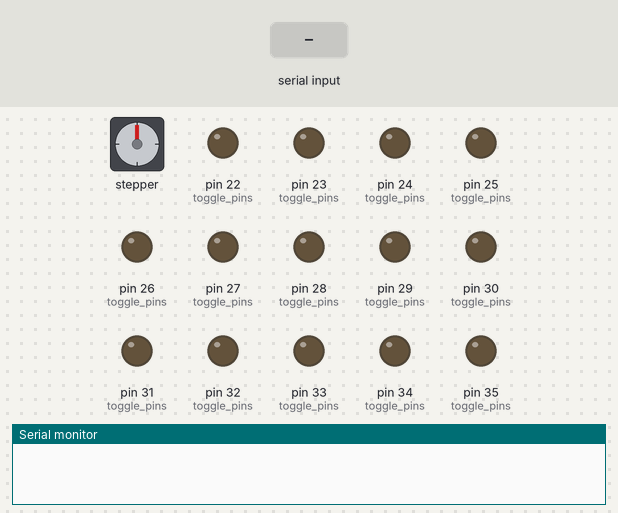
This sketch was run on a simulated Arduino Mega 2560, built with avr-gcc and run on an emulated ATmega2560. On the bench: stepper motor, output pins drawn as LEDs (lit = HIGH), the last lines printed to the serial monitor. Wiring (inferred from the names in the program): stepper motor driver (200 steps per turn assumed): step pin 41; direction pin 39. The inputs (shaded band) are chosen by the test bench. Pins used as bus, display or sensor lines are not drawn.

Above: at 1.2 s.
1.3 s: "motor 1\n" received over Serial
At 2.2 s:
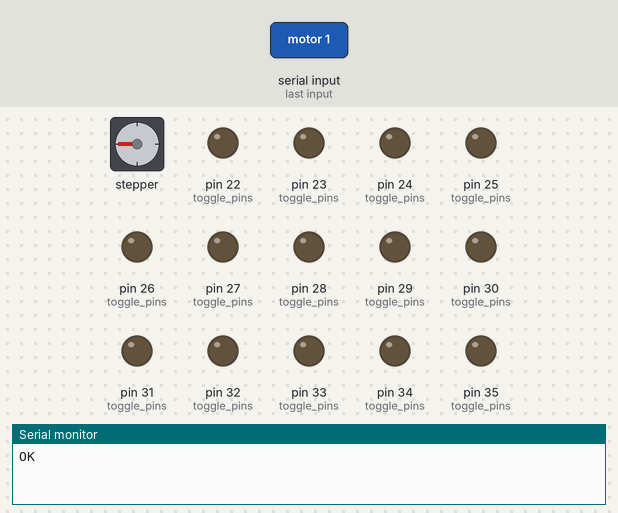
2.8 s: "led 1\n" received over Serial
At 3.9 s:
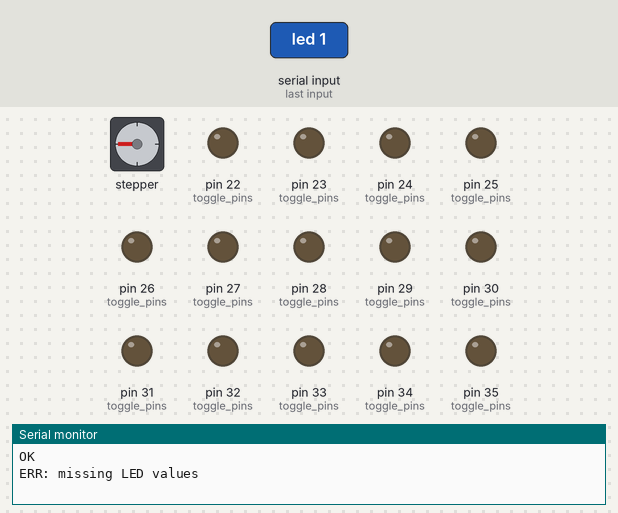
4.4 s: "motor 150\n" received over Serial
At 5.4 s:
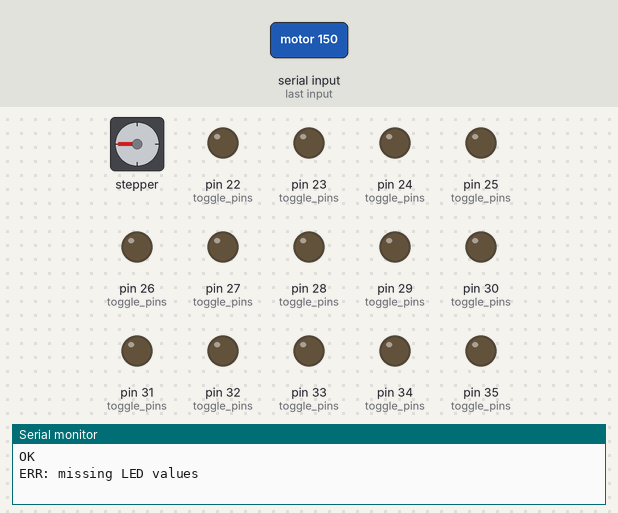
10.4 s: "motor\n" received over Serial
19.4 s: "led 150\n" received over Serial
At 20.0 s:
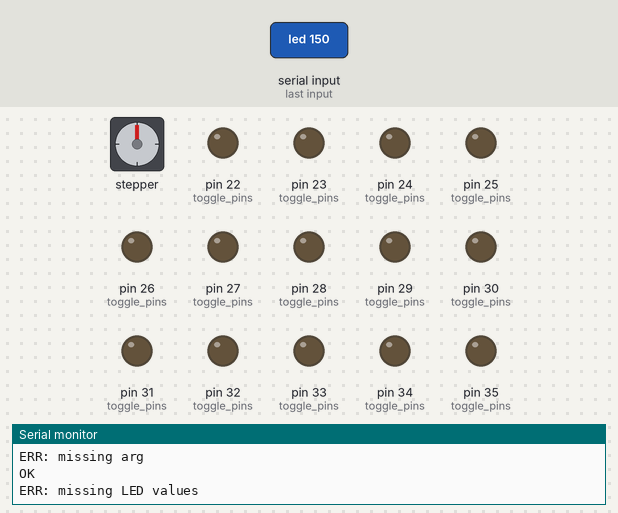
21.0 s: "motor 150\n" received over Serial
At 29.0 s:
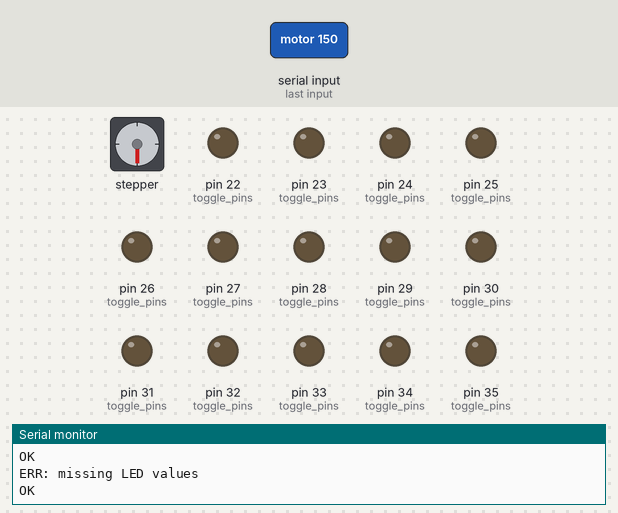
Timing chart, 0 to 30.0 s (numbered marks = the images above; inputs shaded):
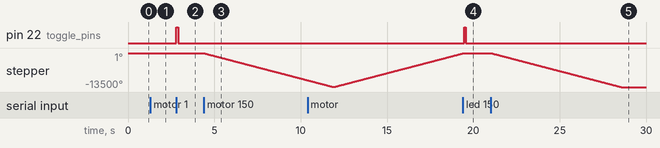

The sketch:

automotive_system_mastication.ino
```cpp
/*
        LED ARRANGEMENT
       -----------------
      |       (1)       |
       -----------------
   ___                     ___
  |   |                   |   |
  |   |                   |   |
  |(2)|        (5)        |(4)|
  |   |                   |   |
  |___|                   |___|
      ------------------
      |       (3)       |
      ------------------
*/

// Define pins for led region 1
#define ON_OFF_LED_1 22
#define DOWN_LED_1 23
#define MODE_LED_1 24
#define UP_LED_1 25

// Define pins for led region 2
#define ON_OFF_LED_2 26
#define DOWN_LED_2 27
#define MODE_LED_2 28
#define UP_LED_2 29

// Define pins for led region 3
#define ON_OFF_LED_3 30
#define DOWN_LED_3 31
#define MODE_LED_3 32
#define UP_LED_3 33

// Define pins for led region 4
#define ON_OFF_LED_4 34
#define DOWN_LED_4 35
#define MODE_LED_4 36
#define UP_LED_4 37

// Define pins for led region 5
#define ON_OFF_LED_5 38

// Stepper motor
#define PUL_PIN 41
#define DIR_PIN 39
#define PUL_PER_MM 50

int toggle_pins[5][4] = {
  {ON_OFF_LED_1, DOWN_LED_1, MODE_LED_1, UP_LED_1},
  {ON_OFF_LED_2, DOWN_LED_2, MODE_LED_2, UP_LED_2},
  {ON_OFF_LED_3, DOWN_LED_3, MODE_LED_3, UP_LED_3},
  {ON_OFF_LED_4, DOWN_LED_4, MODE_LED_4, UP_LED_4},
  {ON_OFF_LED_5, -1, -1, -1}
};

static int current_mm = 0;
static char buffer[128];

void toggle_btn(int pin_num) {
  digitalWrite(pin_num, HIGH);
  delay(100);
  digitalWrite(pin_num, LOW);
}

void move_motor_to_position(int target_mm) {
  if ((target_mm > 255) || (target_mm < -5)) {
    Serial.println("ERR: target out of range");
    return;
  }

  int delta = target_mm - current_mm;

  if (delta < 0)
    digitalWrite(DIR_PIN, HIGH);
  else if (delta > 0)
    digitalWrite(DIR_PIN, LOW);
  else {
    Serial.println("OK");  // Không cần di chuyển
    return;
  }

  for (int i = 0; i < abs(delta) * PUL_PER_MM; i++) {
    digitalWrite(PUL_PIN, HIGH);
    delayMicroseconds(500);
    digitalWrite(PUL_PIN, LOW);
    delayMicroseconds(500);
  }

  current_mm = target_mm;
  Serial.println("OK");
}

void setup() {
  Serial.begin(115200);

  // setup for LED region
  for (int r = 0; r < 5; r++) {
    for (int c = 0; c < 4; c++) {
      int pin = toggle_pins[r][c];
      if (pin == -1) break;
      pinMode(pin, OUTPUT);
      digitalWrite(pin, LOW);
    }
  }

  // setup for stepper motor
  pinMode(PUL_PIN, OUTPUT);
  pinMode(DIR_PIN, OUTPUT);
}

// MOTOR HANDLER
void handler_motor_cmd() {
  char *token = strtok(NULL, " ");
  if (token == NULL) {
    Serial.println("ERR: missing arg");
  }
  int target_mm = atoi(token);
  move_motor_to_position(target_mm);
}

// LED HANDLER
void handler_led_cmd() {
  int count = 0;
  for (int r = 0; r < 5; r++) {
    for (int c = 0; c < 4; c++) {
      int pin = toggle_pins[r][c];
      if (pin == -1) break;

      char *token = strtok(NULL, " ");
      if (token == NULL) {
        Serial.println("ERR: missing LED values");
        return;
      }

      count++;
      if (atoi(token) != 0) toggle_btn(pin);
    }
  }
  Serial.println("OK");
}

// HANDLER CMD
void handler_cmd(char* cmd) {
  char *token = strtok(cmd, " ");
  if (token == NULL) {
    Serial.println("ERR: empty command");
    return;
  }

  if (strcmp(token, "motor") == 0) {
    handler_motor_cmd();
  }
  else if (strcmp(token, "led") == 0) {
    handler_led_cmd();
  }
  else {
    Serial.println("ERR: unknown command");
  }
}

void loop() {
  if (Serial.available()) {
    int len = Serial.readBytesUntil('\n', buffer, sizeof(buffer) - 1);
    buffer[len] = '\0';
    if (len > 0) {
      handler_cmd(buffer);
    }
  }
}
```

Measured:
- after the input at 1.3 s, stepper: turns 90° counter-clockwise, starting at once
- after the input at 2.8 s, pin 22 (toggle_pins): LOW → HIGH at once, → LOW 0.10 s later
- after the input at 4.4 s, stepper: keeps turning counter-clockwise at about 1787°/s, starting at once
- after the input at 19.4 s, pin 22 (toggle_pins): LOW → HIGH after 0.06 s, → LOW 0.10 s later
- after the input at 21.0 s, stepper: turns 13500° counter-clockwise in 7.6 s, starting at once
